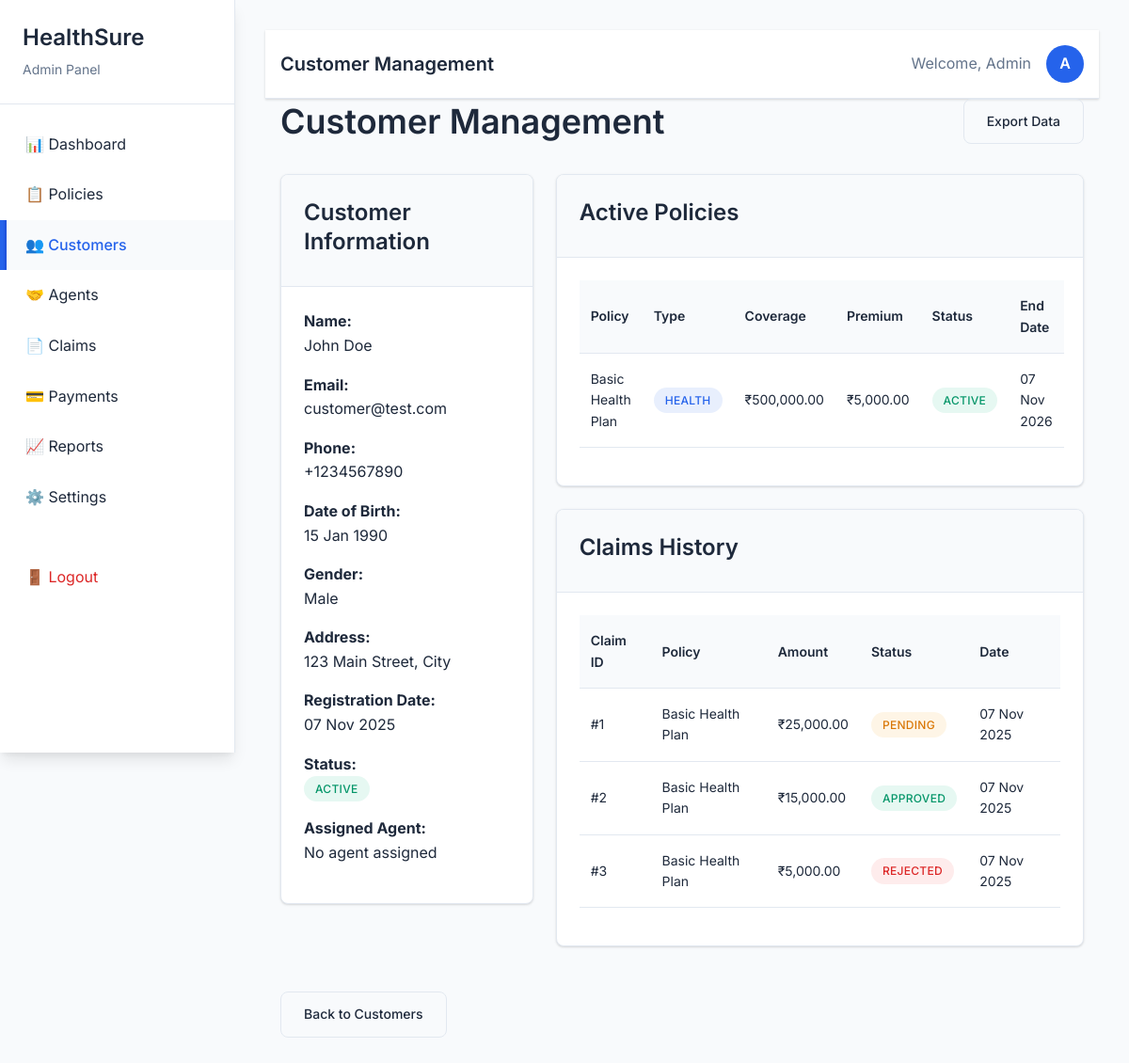
Screenshot of /HealthSure/admin/customers.php?action=view&customer_id=2 (signed in) with the database file from the repository.
### tables this page shows
CREATE TABLE `customers` (
  `customer_id` int(11) NOT NULL,
  `user_id` int(11) DEFAULT NULL,
  `first_name` varchar(100) NOT NULL,
  `last_name` varchar(100) NOT NULL,
  `phone` varchar(15) DEFAULT NULL,
  `address` text DEFAULT NULL,
  `date_of_birth` date DEFAULT NULL,
  `gender` enum('male','female','other') DEFAULT NULL,
  `agent_id` int(11) DEFAULT NULL,
  `created_at` timestamp NOT NULL DEFAULT current_timestamp()
);

CREATE TABLE `users` (
  `user_id` int(11) NOT NULL,
  `email` varchar(255) NOT NULL,
  `password_hash` varchar(255) NOT NULL,
  `role` enum('admin','agent','customer') NOT NULL,
  `status` enum('active','blocked') DEFAULT 'active',
  `created_at` timestamp NOT NULL DEFAULT current_timestamp(),
  `updated_at` timestamp NOT NULL DEFAULT current_timestamp() ON UPDATE current_timestamp()
);

CREATE TABLE `policy_holders` (
  `holder_id` int(11) NOT NULL,
  `customer_id` int(11) NOT NULL,
  `policy_id` int(11) NOT NULL,
  `agent_id` int(11) DEFAULT NULL,
  `start_date` date NOT NULL,
  `end_date` date NOT NULL,
  `premium_amount` decimal(10,2) NOT NULL,
  `status` enum('active','expired','cancelled') DEFAULT 'active',
  `created_at` timestamp NOT NULL DEFAULT current_timestamp()
);

CREATE TABLE `policies` (
  `policy_id` int(11) NOT NULL,
  `policy_name` varchar(200) NOT NULL,
  `policy_type` enum('health','life','family') NOT NULL,
  `description` text DEFAULT NULL,
  `base_premium` decimal(10,2) NOT NULL,
  `coverage_amount` decimal(12,2) NOT NULL,
  `duration_years` int(11) NOT NULL,
  `status` enum('active','inactive') DEFAULT 'active',
  `created_at` timestamp NOT NULL DEFAULT current_timestamp(),
  `updated_at` timestamp NOT NULL DEFAULT current_timestamp() ON UPDATE current_timestamp()
);

CREATE TABLE `claims` (
  `claim_id` int(11) NOT NULL,
  `holder_id` int(11) NOT NULL,
  `claim_amount` decimal(10,2) NOT NULL,
  `claim_reason` text NOT NULL,
  `claim_date` date NOT NULL,
  `status` enum('pending','approved','rejected') DEFAULT 'pending',
  `approved_amount` decimal(10,2) DEFAULT 0.00,
  `documents` text DEFAULT NULL,
  `admin_notes` text DEFAULT NULL,
  `processed_by` int(11) DEFAULT NULL,
  `processed_date` date DEFAULT NULL,
  `created_at` timestamp NOT NULL DEFAULT current_timestamp()
);

### HealthSure/includes/functions.php (called while the page is built, shortened)
<?php
function format_currency($amount) {
    return '₹' . number_format($amount, 2);
}
function format_date($date) {
    return date('d M Y', strtotime($date));
}
?>

### HealthSure/admin/customers.php (the view, shortened to what this page needs)
<?php
require_once '../config/database.php';
require_once '../includes/functions.php';
$action = $_GET['action'] ?? 'list';
$customer_id = $_GET['customer_id'] ?? null;
$customer_details = null;
if ($action === 'view' && $customer_id) {
    $stmt = $conn->prepare("SELECT c.*, u.email, u.status as user_status, u.created_at as registration_date,
                           a.first_name as agent_first_name, a.last_name as agent_last_name
                           FROM customers c
                           JOIN users u ON c.user_id = u.user_id
                           LEFT JOIN agents a ON c.agent_id = a.agent_id
                           WHERE c.customer_id = ?");
    $stmt->execute([$customer_id]);
    $customer_details = $stmt->fetch(PDO::FETCH_ASSOC);
    $stmt = $conn->prepare("SELECT ph.*, p.policy_name, p.policy_type, p.coverage_amount
                           FROM policy_holders ph
                           JOIN policies p ON ph.policy_id = p.policy_id
                           WHERE ph.customer_id = ?
                           ORDER BY ph.created_at DESC");
    $stmt->execute([$customer_id]);
    $customer_policies = $stmt->fetchAll(PDO::FETCH_ASSOC);
    $stmt = $conn->prepare("SELECT c.*, p.policy_name
                           FROM claims c
                           JOIN policy_holders ph ON c.holder_id = ph.holder_id
                           JOIN policies p ON ph.policy_id = p.policy_id
                           WHERE ph.customer_id = ?
                           ORDER BY c.created_at DESC");
    $stmt->execute([$customer_id]);
    $customer_claims = $stmt->fetchAll(PDO::FETCH_ASSOC);
}
?>
<!DOCTYPE html>
<html lang="en">
<head>
    <link rel="stylesheet" href="../assets/css/style.css">
    <link rel="stylesheet" href="../assets/css/animations.css">
</head>
<body>
    <?php include 'includes/sidebar.php'; ?>
    <div class="main-content">
        <?php include 'includes/header.php'; ?>
        <div class="container">
            <div class="d-flex justify-content-between align-items-center mb-4">
                <h1>Customer Management</h1>
                <div>
                    <a href="?action=export" class="btn btn-outline">Export Data</a>
                </div>
            </div>
            <?php if ($action === 'view' && $customer_details): ?>
                <div class="row">
                    <div class="col-4">
                        <div class="card">
                            <div class="card-header">
                                <h3>Customer Information</h3>
                            </div>
                            <div class="card-body">
                                <div class="mb-3">
                                    <strong>Name:</strong><br>
                                    <?php echo htmlspecialchars($customer_details['first_name'] . ' ' . $customer_details['last_name']); ?>
                                </div>
                                <div class="mb-3">
                                    <strong>Email:</strong><br>
                                    <?php echo htmlspecialchars($customer_details['email']); ?>
                                </div>
                                <div class="mb-3">
                                    <strong>Phone:</strong><br>
                                    <?php echo htmlspecialchars($customer_details['phone'] ?? 'Not provided'); ?>
                                </div>
                                <div class="mb-3">
                                    <strong>Date of Birth:</strong><br>
                                    <?php echo $customer_details['date_of_birth'] ? format_date($customer_details['date_of_birth']) : 'Not provided'; ?>
                                </div>
                                <div class="mb-3">
                                    <strong>Gender:</strong><br>
                                    <?php echo $customer_details['gender'] ? ucfirst($customer_details['gender']) : 'Not specified'; ?>
                                </div>
                                <div class="mb-3">
                                    <strong>Address:</strong><br>
                                    <?php echo htmlspecialchars($customer_details['address'] ?? 'Not provided'); ?>
                                </div>
                                <div class="mb-3">
                                    <strong>Registration Date:</strong><br>
                                    <?php echo format_date($customer_details['registration_date']); ?>
                                </div>
                                <div class="mb-3">
                                    <strong>Status:</strong><br>
                                    <span class="badge badge-<?php echo $customer_details['user_status'] === 'active' ? 'success' : 'danger'; ?>">
                                        <?php echo ucfirst($customer_details['user_status']); ?>
                                    </span>
                                </div>
                                <div class="mb-3">
                                    <strong>Assigned Agent:</strong><br>
                                    <?php if ($customer_details['agent_first_name']): ?>
                                        <?php echo htmlspecialchars($customer_details['agent_first_name'] . ' ' . $customer_details['agent_last_name']); ?>
                                    <?php else: ?>
                                        <span class="text-light">No agent assigned</span>
                                    <?php endif; ?>
                                </div>
                            </div>
                        </div>
                    </div>
                    <div class="col-8">
                        <div class="card mb-4">
                            <div class="card-header">
                                <h3>Active Policies</h3>
                            </div>
                            <div class="card-body">
                                <?php if (empty($customer_policies)): ?>
                                    <p class="text-light">No policies found.</p>
                                <?php else: ?>
                                    <table class="table">
                                        <thead>
                                            <tr>
                                                <th>Policy</th>
                                                <th>Type</th>
                                                <th>Coverage</th>
                                                <th>Premium</th>
                                                <th>Status</th>
                                                <th>End Date</th>
                                            </tr>
                                        </thead>
                                        <tbody>
                                            <?php foreach ($customer_policies as $policy): ?>
                                                <tr>
                                                    <td><?php echo htmlspecialchars($policy['policy_name']); ?></td>
                                                    <td><span class="badge badge-primary"><?php echo ucfirst($policy['policy_type']); ?></span></td>
                                                    <td><?php echo format_currency($policy['coverage_amount']); ?></td>
                                                    <td><?php echo format_currency($policy['premium_amount']); ?></td>
                                                    <td>
                                                        <span class="badge badge-<?php echo $policy['status'] === 'active' ? 'success' : 'warning'; ?>">
                                                            <?php echo ucfirst($policy['status']); ?>
                                                        </span>
                                                    </td>
                                                    <td><?php echo format_date($policy['end_date']); ?></td>
                                                </tr>
                                            <?php endforeach; ?>
                                        </tbody>
                                    </table>
                                <?php endif; ?>
                            </div>
                        </div>
                        <div class="card">
                            <div class="card-header">
                                <h3>Claims History</h3>
                            </div>
                            <div class="card-body">
                                <?php if (empty($customer_claims)): ?>
                                    <p class="text-light">No claims found.</p>
                                <?php else: ?>
                                    <table class="table">
                                        <thead>
                                            <tr>
                                                <th>Claim ID</th>
                                                <th>Policy</th>
                                                <th>Amount</th>
                                                <th>Status</th>
                                                <th>Date</th>
                                            </tr>
                                        </thead>
                                        <tbody>
                                            <?php foreach ($customer_claims as $claim): ?>
                                                <tr>
                                                    <td>#<?php echo $claim['claim_id']; ?></td>
                                                    <td><?php echo htmlspecialchars($claim['policy_name']); ?></td>
                                                    <td><?php echo format_currency($claim['claim_amount']); ?></td>
                                                    <td>
                                                        <span class="badge badge-<?php echo $claim['status'] === 'approved' ? 'success' : ($claim['status'] === 'rejected' ? 'danger' : 'warning'); ?>">
                                                            <?php echo ucfirst($claim['status']); ?>
                                                        </span>
                                                    </td>
                                                    <td><?php echo format_date($claim['claim_date']); ?></td>
                                                </tr>
                                            <?php endforeach; ?>
                                        </tbody>
                                    </table>
                                <?php endif; ?>
                            </div>
                        </div>
                    </div>
                </div>
                <div class="mt-4">
                    <a href="customers.php" class="btn btn-outline">Back to Customers</a>
                </div>
            <?php endif; ?>
        </div>
    </div>
</body>
</html>

### rows the page displays
customers: first_name+last_name "John Doe", user.email "customer@test.com", phone "+1234567890", date_of_birth "15 Jan 1990", gender "Male", address "123 Main Street, City", user.created_at "07 Nov 2025", user.status "ACTIVE"
policy_holders: policy.policy_name "Basic Health Plan", policy.policy_type "HEALTH", policy.coverage_amount "₹500,000.00", premium_amount "₹5,000.00", status "ACTIVE", end_date "07 Nov 2026"
claims: claim_id "1", policies.policy_name "Basic Health Plan", claim_amount "₹25,000.00", status "PENDING", claim_date "07 Nov 2025"
claims: claim_id "2", policies.policy_name "Basic Health Plan", claim_amount "₹15,000.00", status "APPROVED", claim_date "07 Nov 2025"
claims: claim_id "3", policies.policy_name "Basic Health Plan", claim_amount "₹5,000.00", status "REJECTED", claim_date "07 Nov 2025"

### other values shown
$page_titles[basename($_SERVER['PHP_SELF'])] "Customer Management"
